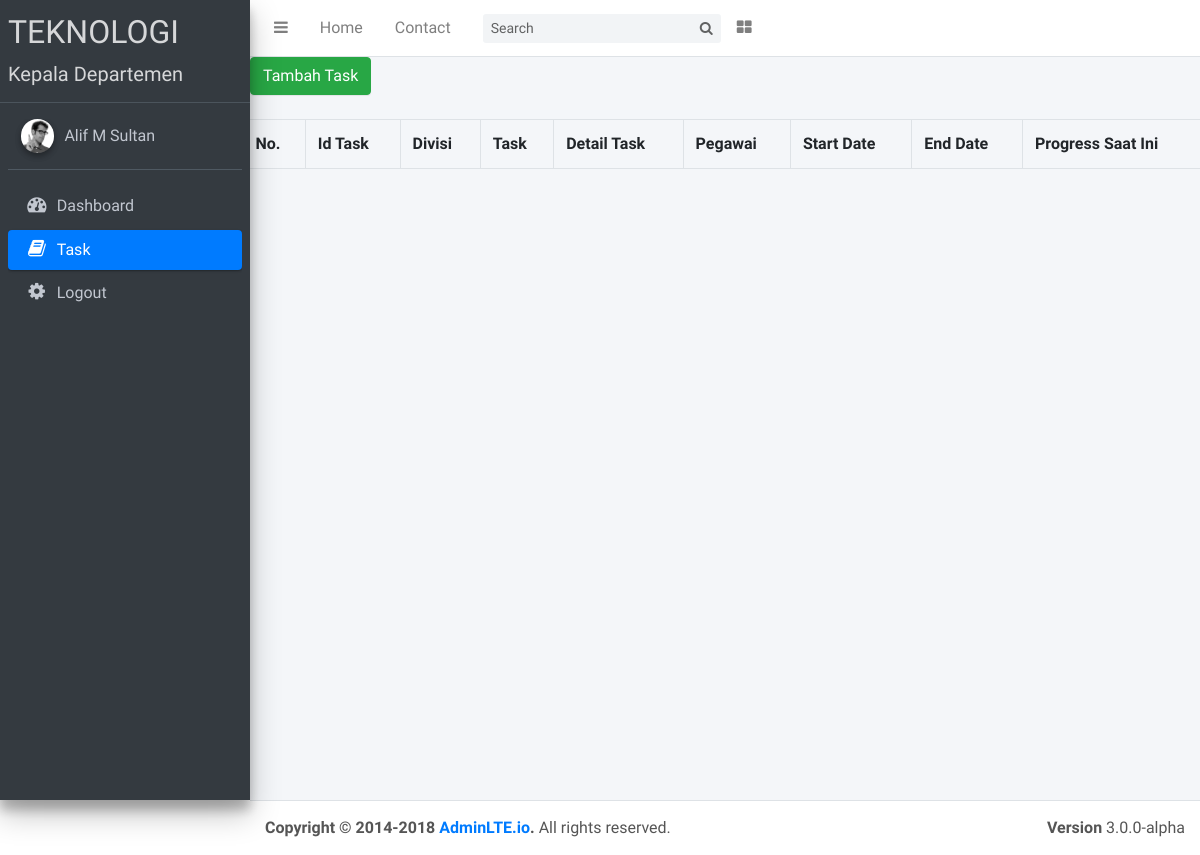
The app's page /pages/user_1/view_task.php (signed in), older data.
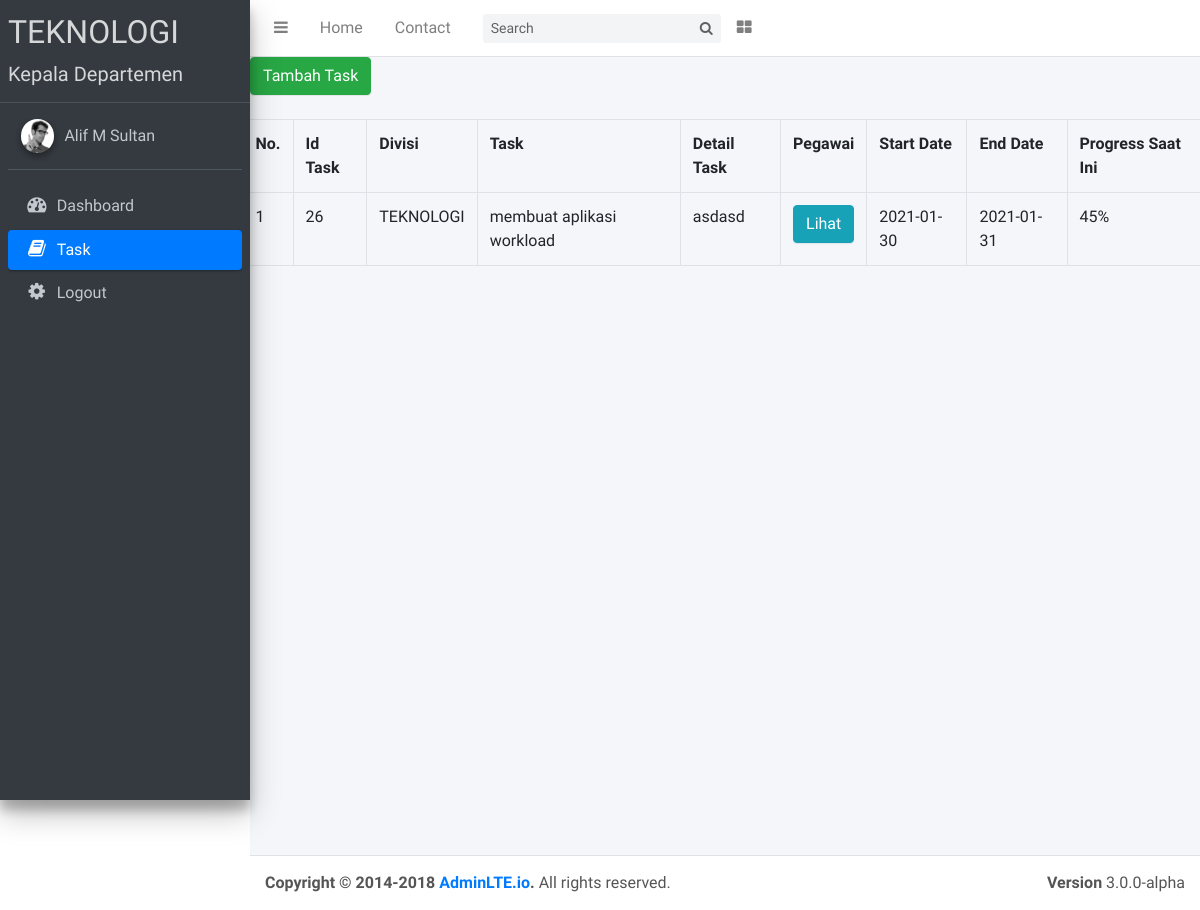
The same page, newer data.
### tables this page shows
CREATE TABLE `tabel_task` (
  `id_task` int(11) NOT NULL,
  `divisi` varchar(255) NOT NULL,
  `task` varchar(255) NOT NULL,
  `detail_task` varchar(255) NOT NULL,
  `start_date` date NOT NULL,
  `end_date` date NOT NULL,
  `status` int(1) NOT NULL
);

### pages/user_1/view_task.php (the view, shortened to what the changed rows need)
<!DOCTYPE html>
<html>
<?php
  $no = 1;
  $connect = mysqli_connect("localhost", "root", "", "magang_pal");
  $query="SELECT * FROM tabel_task WHERE divisi='$_SESSION[divisi]' ORDER BY id_task desc ;";
  $result = mysqli_query($connect,$query);
?>
<head>
  <link rel="stylesheet" href="../../plugins/font-awesome/css/font-awesome.min.css">
  <link rel="stylesheet" href="https://code.ionicframework.com/ionicons/2.0.1/css/ionicons.min.css">
  <link rel="stylesheet" href="../../dist/css/adminlte.min.css">
  <link rel="stylesheet" href="../../plugins/iCheck/flat/blue.css">
  <link rel="stylesheet" href="../../plugins/morris/morris.css">
  <link rel="stylesheet" href="../../plugins/jvectormap/jquery-jvectormap-1.2.2.css">
  <link rel="stylesheet" href="../../plugins/datepicker/datepicker3.css">
  <link rel="stylesheet" href="../../plugins/select2/select2.min.css">
  <link rel="stylesheet" href="../../plugins/daterangepicker/daterangepicker-bs3.css">
  <link rel="stylesheet" href="../../plugins/bootstrap-wysihtml5/bootstrap3-wysihtml5.min.css">
		<link href="https://cdnjs.cloudflare.com/ajax/libs/select2/4.0.10/css/select2.min.css" rel="stylesheet" />
</head>
<body class="hold-transition sidebar-mini">
  <div class="wrapper">
    <aside class="main-sidebar sidebar-dark-primary elevation-4">
      <a href="dashboard_1.php" class="brand-link">
        <h2 class="brand-text font-weight-light"><b><?php echo $_SESSION['divisi']; ?></b></h2>
      </a>
    </aside>
    <div class="content-wrapper">
  <div class="row mb-2">
    <br />
    <div class="table-responsive">
      <br />
      <div id="view_task">
        <table class="table table-bordered">
          <tr>
            <th>No.</th>
            <th>Id Task</th>
            <th>Divisi</th>
            <th>Task</th>
            <th>Detail Task</th>
            <th>Pegawai</th>
            <th>Start Date</th>
            <th>End Date</th>
            <th>Progress Saat Ini</th>
          </tr>
          <?php
                  while($row = mysqli_fetch_array($result)) {
              ?>
          <tr>
            <td><?php echo $no ?></td>
            <td><?php echo $row['id_task'] ?></td>
            <td><?php echo $row['divisi'] ?></td>
            <td><?php echo $row['task'] ?></td>
            <td><?php echo $row['detail_task'] ?></td>
            <td><input type="button" name="view" value="Lihat" id="<?php echo $row["id_task"]; ?>"
                class="btn btn-info btn-xs view_data" /></td>
            <td><?php echo $row['start_date'] ?></td>
            <td><?php echo $row['end_date']?></td>
            <td>45%</td>
          </tr>
          <?php $no++;
              } ?>
        </table>
      </div>
    </div>
  </div>
  </div>
  </div>
</body>
</html>

Row changes from the older to the newer data that the page shows:
added tabel_task: id_task "26", divisi "TEKNOLOGI", task "membuat aplikasi workload", detail_task "asdasd", start_date "2021-01-30", end_date "2021-01-31"
